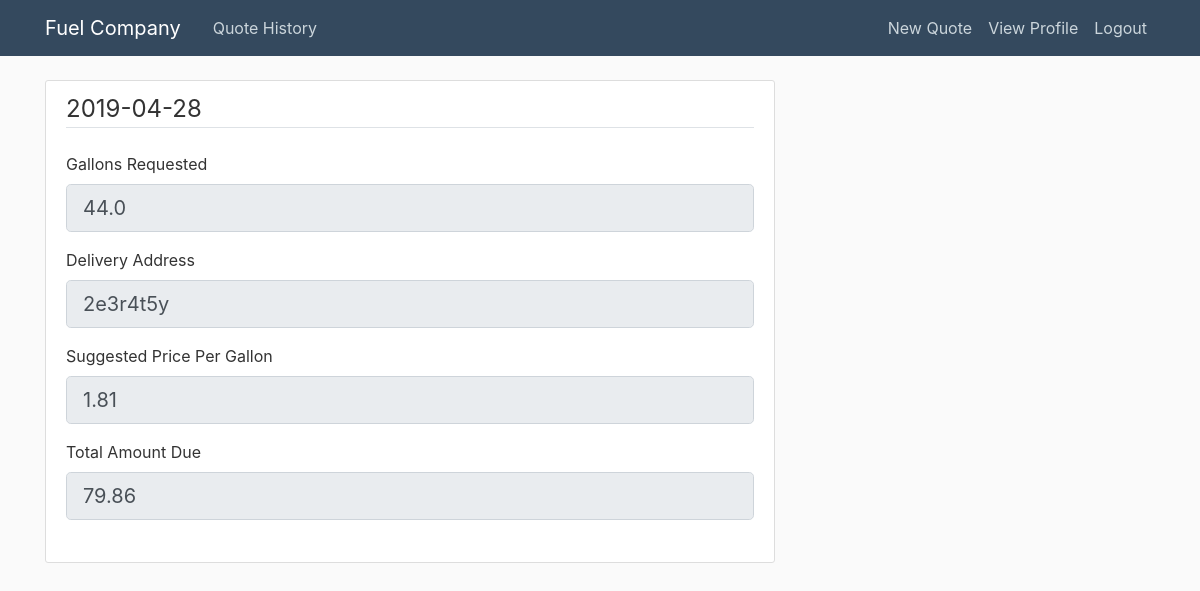
The app's page /quote/1 (signed in) with its own data.
### app/models.py (models this page shows, shortened)
class Quote(db.Model):
    id = db.Column(db.Integer, primary_key=True)
    gallons_requested = db.Column(db.Float(), nullable=False)
    date_requested = db.Column(db.Text(), nullable=False, default=datetime.utcnow)
    delivery_address = db.Column(db.String(120), nullable=False)
    suggested_price = db.Column(db.Float(), nullable=True)
    total_amount_due = db.Column(db.Float(), nullable=True)
    user_id = db.Column(db.Integer, db.ForeignKey('user.id'), nullable=False)

### app/quotes/routes.py (the view)
@quotes.route("/quote/<int:quote_id>")
@login_required
def quote(quote_id):
    quote = Quote.query.get_or_404(quote_id)
    form = QuoteForm()
    form.gallons_requested.data = quote.gallons_requested
    form.delivery_address.data = quote.delivery_address
    form.suggested_price.data = quote.suggested_price
    form.total_amount_due.data = quote.total_amount_due
    return render_template('quote.html', title=quote.date_requested, form=form)

### app/quotes/forms.py
class QuoteForm(FlaskForm):
    gallons_requested = FloatField('Gallons Requested',
                                   validators=[DataRequired()])
    delivery_address = StringField('Delivery Address', render_kw={'readonly': True})
    date_requested = DateField('Date Requested', format='%Y-%m-%d', validators=[DataRequired()])
    suggested_price = StringField('Suggested Price Per Gallon', render_kw={'readonly': True})
    total_amount_due = StringField('Total Amount Due', render_kw={'readonly': True})
    get_quote = SubmitField('Get Quote')
    get_price = SubmitField('Get Price')

### app/models.py (called while the page is built)
@login_manager.user_loader
def load_user(user_id):
    return User.query.get(int(user_id))

### app/templates/quote.html (shortened to what this page needs)
{% extends "layout.html" %}
{% block content %}
<div class="content-section">
    <form action="">
        <fieldset class="form-group">
            <legend class="border-bottom mb-4">{{ title }}</legend>
            <div class="form-group">
                {{ form.gallons_requested.label(class="form-control-label") }}
                {% if form.gallons_requested.errors %}
                {{ form.gallons_requested(class="form-control form-control-lg is-invalid") }}
                <div class="invalid-feedback">
                    {% for error in form.gallons_requested.errors %}
                    <span>{{ error }}</span>
                    {% endfor %}
                </div>
                {% else %}
                {{ form.gallons_requested(class="form-control form-control-lg", disabled=True) }}
                {% endif %}
            </div>
            <div class="form-group">
                {{ form.delivery_address.label(class="form-control-label") }}
                {% if form.delivery_address.errors %}
                {{ form.delivery_address(class="form-control form-control-lg is-invalid") }}
                <div class="invalid-feedback">
                    {% for error in form.delivery_address.errors %}
                    <span>{{ error }}</span>
                    {% endfor %}
                </div>
                {% else %}
                {{ form.delivery_address(class="form-control form-control-lg", disabled=True) }}
                {% endif %}
            </div>
            <div class="form-group">
                {{ form.suggested_price.label(class="form-control-label") }}
                {% if form.suggested_price.errors %}
                {{ form.suggested_price(class="form-control form-control-lg is-invalid") }}
                <div class="invalid-feedback">
                    {% for error in form.suggested_price.errors %}
                    <span>{{ error }}</span>
                    {% endfor %}
                </div>
                {% else %}
                {{ form.suggested_price(class="form-control form-control-lg", disabled=True) }}
                {% endif %}
            </div>
            <div class="form-group">
                {{ form.total_amount_due.label(class="form-control-label") }}
                {% if form.total_amount_due.errors %}
                {{ form.total_amount_due(class="form-control form-control-lg is-invalid") }}
                <div class="invalid-feedback">
                    {% for error in form.total_amount_due.errors %}
                    <span>{{ error }}</span>
                    {% endfor %}
                </div>
                {% else %}
                {{ form.total_amount_due(class="form-control form-control-lg", disabled=True) }}
                {% endif %}
            </div>
        </fieldset>
    </form>
</div>
{% endblock content %}

### app/static/main.css (style rules this page uses)
body { background: #fafafa; color: #333333; margin-top: 5rem; }
.content-section { background: #ffffff; padding: 10px 20px; border: 1px solid #dddddd; border-radius: 3px; margin-bottom: 20px; }

### app/templates/layout.html (style rules this page uses)
body { counter-reset: Serial; }

### records on screen
Quote: date_requested "2019-04-28", gallons_requested "44.0", delivery_address "2e3r4t5y", suggested_price "1.81", total_amount_due "79.86"
